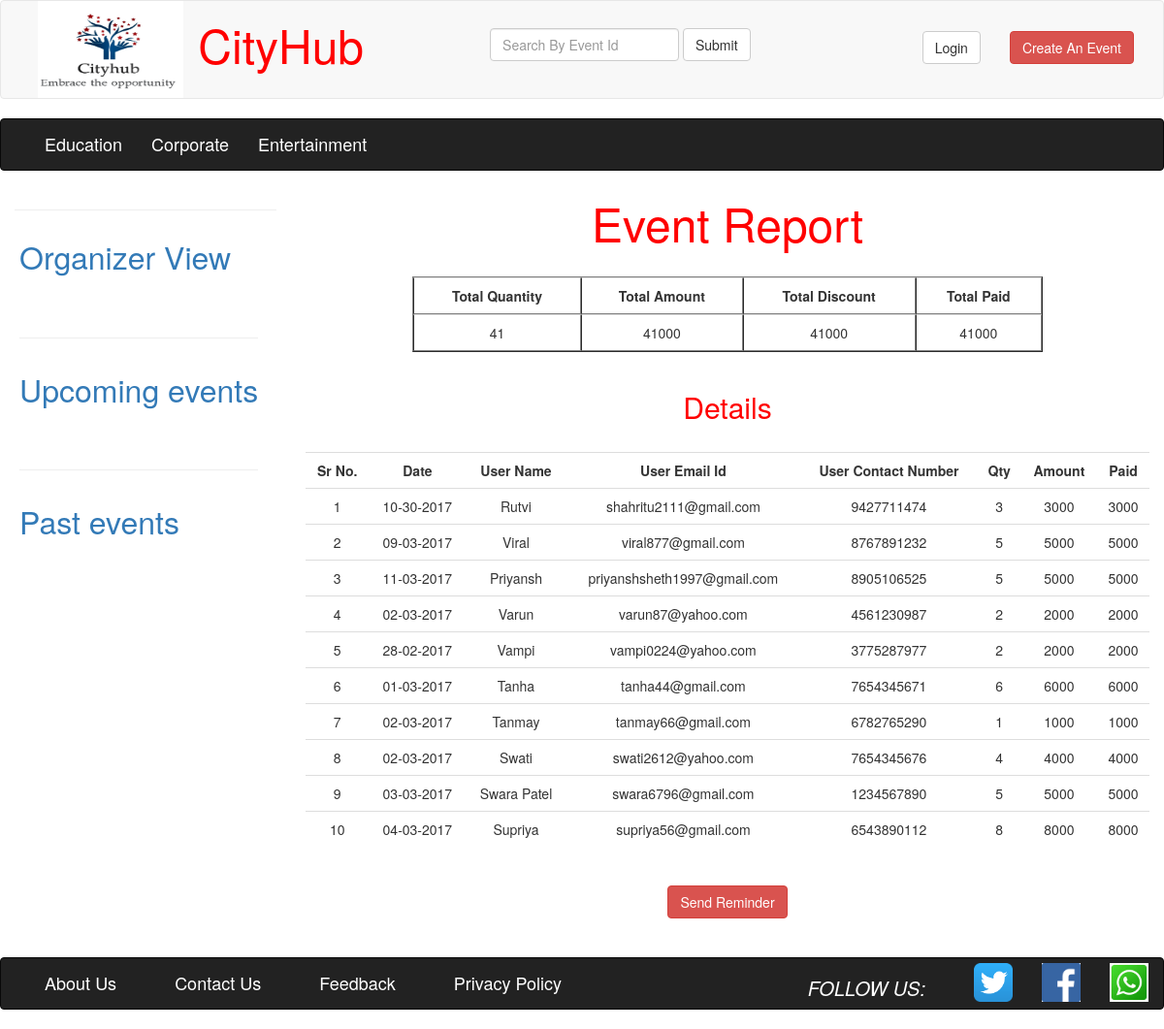
Page /eventreport.php?id=1 on the committed database.
### tables this page shows
CREATE TABLE IF NOT EXISTS `cat_tbl` (
  `pk_cat_id` int(11) NOT NULL AUTO_INCREMENT,
  `cat_name` char(20) NOT NULL,
  `flag` varchar(50) NOT NULL,
  PRIMARY KEY (`pk_cat_id`)
);

CREATE TABLE IF NOT EXISTS `book_tbl` (
  `pk_book_id` int(11) NOT NULL AUTO_INCREMENT,
  `fk_email_id` varchar(50) DEFAULT NULL,
  `fk_event_id` int(11) DEFAULT NULL,
  `ticket_cnt` int(11) DEFAULT NULL,
  `ticket_amnt` int(11) DEFAULT NULL,
  `book_discount` int(5) NOT NULL,
  `book_date` varchar(20) NOT NULL,
  PRIMARY KEY (`pk_book_id`)
);

CREATE TABLE IF NOT EXISTS `user_tbl` (
  `pk_email_id` varchar(50) NOT NULL,
  `user_password` varchar(20) NOT NULL,
  `user_mobile_no` varchar(12) NOT NULL,
  `user_name` varchar(20) NOT NULL,
  `fk_city_id` int(11) NOT NULL,
  `user_type` varchar(11) DEFAULT NULL,
  `user_photo` varchar(1000) NOT NULL,
  PRIMARY KEY (`pk_email_id`)
);

### database.php (called while the page is built, shortened)
<?php
class Database
{
	private static $host='localhost';
	private static $uname='root';
	private static $pwd='';
	private static $con=NULL;
	public static function connect()
	{
		self::$con=mysql_connect(self::$host,self::$uname,self::$pwd);
		return self::$con;
	}
	public function catdis()
	{
		$con=database::connect();
		$res=mysql_query("select * from cat_tbl where flag=1",$con);
		return $res;
	}
	public function getAllUserBookById($id)
	{
		$con=database::connect();
		$res=mysql_query("select b.*,u.* from book_tbl as b,user_tbl as u where fk_event_id='$id' and u.pk_email_id=b.fk_email_id",$con);
		return $res;
	}
}
?>

### eventreport.php (the view, shortened to what this page needs)
<?php
	require 'database.php';
	$pk_event_id=$_REQUEST["id"];
?>
<!DOCTYPE html>
<html>
<head>
<link href="Content/bootstrap.css" rel="stylesheet"/>
</head>
<body>
	<div class="row">
	<div class="col-md-12 col-sm-12">
	<?php
		if(isset($_SESSION["email"])!="")
		{
		require 'headerwithlogin.php';
	}
	else
	{
	require 'header.php';
	}
	?>
	</div>
	</div>
	<div class="row">
	<div class="col-md-12 col-sm-12">
	<?php
		require 'catheader.php';
	?>
	</div>
	</div>
	<div class="container-fluid">
	<div class="row">
	<div class="col-md-3 col-sm-3">
		<table>
		<tr>
			<td><a href="dashboard.php"><font size=6>Organizer View</font></a>
		</tr>
		<tr>
			<td>&nbsp;
		</tr>
		<tr>
			<td><hr>
		</tr>
		<tr>
			<td><a href="upcomingevent.php"><font size=6>Upcoming events</font></a>
		</tr>
		<tr>
			<td>&nbsp;
		</tr>
		<tr>
			<td><hr>
		</tr>
		<tr>
			<td><a href="pastevent.php"><font size=6>Past events</font></a>
		</tr>
		<hr>
		</table>
	</div>
	<div class="col-md-9 col-sm-9">
		<center><font size="10" color="red"> Event Report </font></center>
	<?php
	$obj1=new database();
	$res=$obj1->getAllUserBookById($pk_event_id);
	$totqty=0;
	$totamnt=0;
	while($row=mysql_fetch_assoc($res))
	{
		$ticket_cnt=$row["ticket_cnt"];
		$amnt=$row["ticket_amnt"];
		$totqty=$ticket_cnt+$totqty;
		$totamnt=$amnt+$totamnt;
	}
	?>
	<center>
	<table class="table" border="1" style="width:650px;">
		<tr>
			<td><b><center>Total Quantity</center>
			<td><b><center>Total Amount</center>
			<td><b><center>Total Discount</center>
			<td><b><center>Total Paid</center>
		</tr>
		<tr>
			<td><center><?php echo "$totqty";?></center>
			<td><center><?php echo "$totamnt";?></center>
			<td><center><?php echo "$totamnt";?></center>
			<td><center><?php echo "$totamnt";?></center>
		</tr>
	</table>
		</center>
	</div>
	<div class="col-md-9 col-sm-9">
		<h2 ><font color="red"><center>Details</center></font></h2>
		<table class="table">
			<tr>
			<td><b><center>Sr No.</center>
			<td><b><center>Date</center>
			<td><b><center>User Name</center>
			<td><b><center>User Email Id</center>
			<td><b><center>User Contact Number</center>
			<td><b><center>Qty</center>
			<td><b><center>Amount</center>
			<td><b><center>Paid</center>
			</tr>
	<?php
	$obj=new database();
	$res=$obj->getAllUserBookById($pk_event_id);
	$sr=1;
	while($row=mysql_fetch_assoc($res))
	{
		$user_mobile_no=$row["user_mobile_no"];
		$ticket_cnt=$row["ticket_cnt"];
		$amnt=$row["ticket_amnt"];
		$user_name=$row["user_name"];
		$pk_email_id=$row["pk_email_id"];
		echo '
			<tr>
				<td><center>'.$sr.'
				<td><center>'.$row["book_date"].'
				<td><center>'.$user_name.'
				<td><center>'.$pk_email_id.'
				<td><center>'.$user_mobile_no.'
				<td><center>'.$ticket_cnt.'
				<td><center>'.$amnt.'
				<td><center>'.$amnt.'
			</tr>
		';
		$sr=$sr+1;
	}
	?>
	</table>
	<center>
	<form method="post" action="mail1.php?id=<?php echo $pk_event_id; ?>">
	<input type="submit" name="submit" value="Send Reminder" class="btn btn-danger">
	</center>
	</div>
<div class="row">
	<div class="col-md-12 col-sm-12">
	<?php
		require 'footer.php';
	?>
	</div>
	</div>
</body>
</html>

### catheader.php (shortened to what this page needs)
<nav class="navbar navbar-inverse ">
  <div class="container-fluid">
	<div class="collapse navbar-collapse" id="bs-example-navbar-collapse-3">
	<ul class="nav navbar-nav">
	<?php
		$obj=new database();
		$res=$obj->catdis();
		while($row=mysql_fetch_assoc($res))
		{
			echo '<li><a href="catdis.php?id='.$row["pk_cat_id"].'"><font size="4" color="white">'.$row["cat_name"].'</font></a></li>';
		}
	?>
	</ul>
    </div>
  </div>
</nav>

### rows in the picture
cat_tbl: cat_name "Education"
cat_tbl: cat_name "Corporate"
cat_tbl: cat_name "Entertainment"
book_tbl: book_date "10-30-2017", user_tbl.user_name "Rutvi", user_tbl.pk_email_id "shahritu2111@gmail.com", user_tbl.user_mobile_no "9427711474", ticket_cnt "3", ticket_amnt "3000"
book_tbl: book_date "09-03-2017", user_tbl.user_name "Viral", user_tbl.pk_email_id "viral877@gmail.com", user_tbl.user_mobile_no "8767891232", ticket_cnt "5", ticket_amnt "5000"
book_tbl: book_date "11-03-2017", user_tbl.user_name "Priyansh", user_tbl.pk_email_id "priyanshsheth1997@gmail.com", user_tbl.user_mobile_no "8905106525", ticket_cnt "5", ticket_amnt "5000"
book_tbl: book_date "02-03-2017", user_tbl.user_name "Varun", user_tbl.pk_email_id "varun87@yahoo.com", user_tbl.user_mobile_no "4561230987", ticket_cnt "2", ticket_amnt "2000"
book_tbl: book_date "28-02-2017", user_tbl.user_name "Vampi", user_tbl.pk_email_id "vampi0224@yahoo.com", user_tbl.user_mobile_no "3775287977", ticket_cnt "2", ticket_amnt "2000"
book_tbl: book_date "01-03-2017", user_tbl.user_name "Tanha", user_tbl.pk_email_id "tanha44@gmail.com", user_tbl.user_mobile_no "7654345671", ticket_cnt "6", ticket_amnt "6000"
book_tbl: book_date "02-03-2017", user_tbl.user_name "Tanmay", user_tbl.pk_email_id "tanmay66@gmail.com", user_tbl.user_mobile_no "6782765290", ticket_cnt "1", ticket_amnt "1000"
book_tbl: book_date "02-03-2017", user_tbl.user_name "Swati", user_tbl.pk_email_id "swati2612@yahoo.com", user_tbl.user_mobile_no "7654345676", ticket_cnt "4", ticket_amnt "4000"
book_tbl: book_date "03-03-2017", user_tbl.user_name "Swara Patel", user_tbl.pk_email_id "swara6796@gmail.com", user_tbl.user_mobile_no "1234567890", ticket_cnt "5", ticket_amnt "5000"
book_tbl: book_date "04-03-2017", user_tbl.user_name "Supriya", user_tbl.pk_email_id "supriya56@gmail.com", user_tbl.user_mobile_no "6543890112", ticket_cnt "8", ticket_amnt "8000"

### other values in the picture
$totqty "41"
$totamnt "41000"
